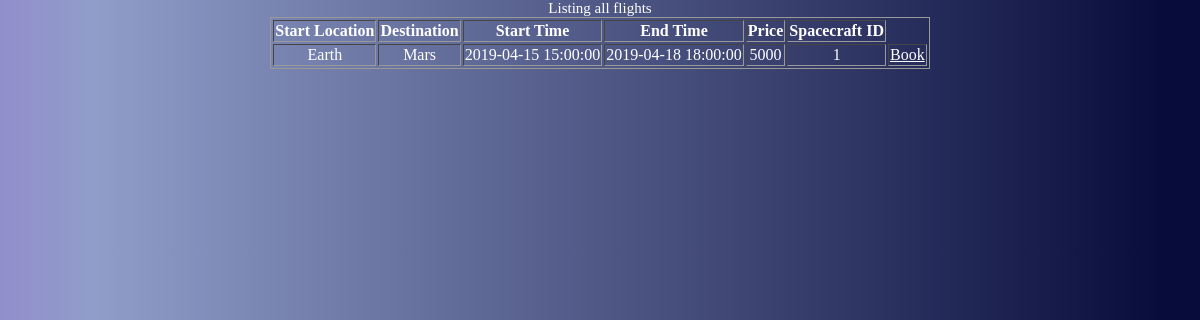
/viewlocations.php, run on an earlier commit of the app's database.
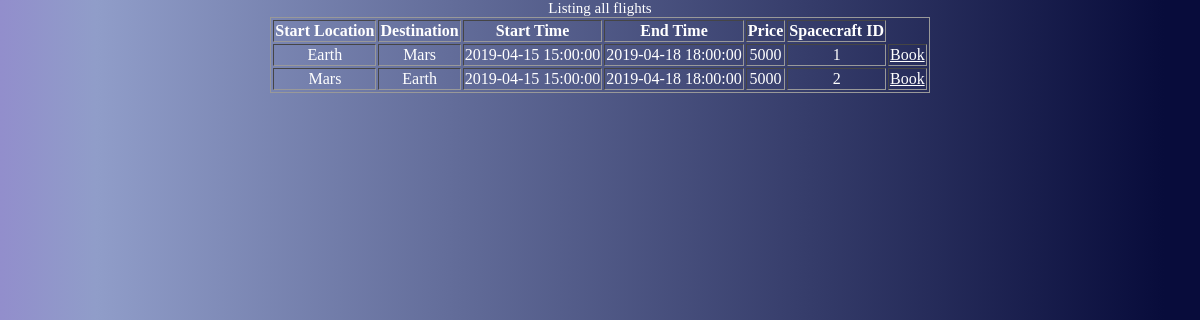
And on a later commit of the database.
### tables this page shows
Create Table If Not Exists Flight_Plan(
	Spacecraft_ID			Integer,
	Start_Time				Timestamp NOT NULL,
	End_Time				Timestamp NOT NULL,
	Budget					Real,
	Start_Location			Varchar(100),
	Destination				Varchar(100),
	Constraint Flight_Plan_PK Primary Key(Spacecraft_ID, Start_Time, End_Time),
	Unique(Spacecraft_ID, Start_Time, End_Time),

	Constraint Flight_Plan_Spaceship_FK Foreign Key(Spacecraft_ID) References Spaceship(Spacecraft_ID),
	Constraint Flight_Plan_Start_Location_FK Foreign Key (Start_Location) References Location(Name),
	Constraint Flight_Plan_Destination_FK Foreign Key(Destination) References Location(Name)
);

### viewlocations.php (the view, shortened to what this page needs)
<html>
<head>
<link rel="stylesheet" type="text/css" href="style.css">
</head>
<body>
<p>Listing all flights</p>
<?php
$con=mysqli_connect("localhost","root","pancakes","starbase");
$result = mysqli_query($con,"SELECT * FROM Flight_Plan");
echo "<table border='1'>
<tr>
<th>Start Location</th>
<th>Destination</th>
<th>Start Time</th>
<th>End Time</th>
<th>Price</th>
<th>Spacecraft ID</th>
</tr>";
while($row = mysqli_fetch_array($result))
  {
  echo "<tr>";
  echo "<td>" . $row['Start_Location'] . "</td>";
  echo "<td>" . $row['Destination'] . "</td>";
  echo "<td>" . $row['Start_Time'] . "</td>";
  echo "<td>" . $row['End_Time'] . "</td>";
  echo "<td>" . $row['Budget'] . "</td>";
  echo "<td>" . $row['Spacecraft_ID'] . "</td>";
  echo "<td><a href='book.php?ID= " . $row['ID'] . "'>Book</a></td>";
  echo "</tr>";
  }
echo "</table>";
?>
</body>
</html>

### style.css (style rules this page uses)
html, body { margin:auto; text-align:center; align:center; width: 100%; font-family: verdana; color: white; font-size: 15px; background: rgb(146,142,204); background: linear-gradient(90deg, rgba(146,142,204,1) 0%, rgba(144,157,201,1) 8%, rgba(8,12,59,1) 97%); }
table { text-align:center; max-width: 850px; border:1px solid #999; margin-left: auto; margin-right: auto; }
p { max-width:100%; margin:auto; display: block; text-align: center; font-family: verdana; color: white; font-size: 15px; }
a { color: white; }

What changed in the data, as far as the page shows it:
added flight_plan: Start_Location "Mars", Destination "Earth", Start_Time "2019-04-15 15:00:00", End_Time "2019-04-18 18:00:00", Budget "5000", Spacecraft_ID "2"
